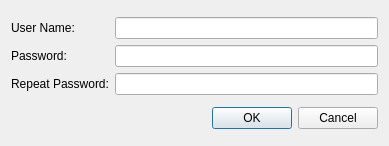
<?xml version="1.0" encoding="UTF-8"?>
<ui version="4.0">
 <class>AddUser</class>
 <widget class="QDialog" name="AddUser">
  <property name="geometry">
   <rect>
    <x>0</x>
    <y>0</y>
    <width>389</width>
    <height>146</height>
   </rect>
  </property>
  <property name="sizePolicy">
   <sizepolicy hsizetype="Fixed" vsizetype="Fixed">
    <horstretch>0</horstretch>
    <verstretch>0</verstretch>
   </sizepolicy>
  </property>
  <property name="windowTitle">
   <string>Add User</string>
  </property>
  <layout class="QVBoxLayout" name="verticalLayout">
   <item>
    <layout class="QGridLayout" name="gridLayout">
     <item row="1" column="0">
      <widget class="QLabel" name="label_2">
       <property name="text">
        <string>Password:</string>
       </property>
      </widget>
     </item>
     <item row="0" column="1">
      <widget class="QLineEdit" name="txtUserName"/>
     </item>
     <item row="0" column="0">
      <widget class="QLabel" name="label">
       <property name="text">
        <string>User Name:</string>
       </property>
      </widget>
     </item>
     <item row="2" column="0">
      <widget class="QLabel" name="label_3">
       <property name="text">
        <string>Repeat Password:</string>
       </property>
      </widget>
     </item>
     <item row="1" column="1">
      <widget class="QLineEdit" name="txtPassword">
       <property name="echoMode">
        <enum>QLineEdit::Password</enum>
       </property>
      </widget>
     </item>
     <item row="2" column="1">
      <widget class="QLineEdit" name="txtPasswordRepeat">
       <property name="echoMode">
        <enum>QLineEdit::Password</enum>
       </property>
      </widget>
     </item>
    </layout>
   </item>
   <item>
    <widget class="QDialogButtonBox" name="buttonBox">
     <property name="orientation">
      <enum>Qt::Horizontal</enum>
     </property>
     <property name="standardButtons">
      <set>QDialogButtonBox::Cancel|QDialogButtonBox::Ok</set>
     </property>
    </widget>
   </item>
  </layout>
 </widget>
 <resources/>
 <connections>
  <connection>
   <sender>buttonBox</sender>
   <signal>accepted()</signal>
   <receiver>AddUser</receiver>
   <slot>accept()</slot>
   <hints>
    <hint type="sourcelabel">
     <x>227</x>
     <y>124</y>
    </hint>
    <hint type="destinationlabel">
     <x>157</x>
     <y>145</y>
    </hint>
   </hints>
  </connection>
  <connection>
   <sender>buttonBox</sender>
   <signal>rejected()</signal>
   <receiver>AddUser</receiver>
   <slot>reject()</slot>
   <hints>
    <hint type="sourcelabel">
     <x>295</x>
     <y>130</y>
    </hint>
    <hint type="destinationlabel">
     <x>286</x>
     <y>145</y>
    </hint>
   </hints>
  </connection>
  <connection>
   <sender>txtUserName</sender>
   <signal>textChanged(QString)</signal>
   <receiver>AddUser</receiver>
   <slot>checkInputValidity()</slot>
   <hints>
    <hint type="sourcelabel">
     <x>221</x>
     <y>20</y>
    </hint>
    <hint type="destinationlabel">
     <x>387</x>
     <y>18</y>
    </hint>
   </hints>
  </connection>
  <connection>
   <sender>txtPassword</sender>
   <signal>textChanged(QString)</signal>
   <receiver>AddUser</receiver>
   <slot>checkInputValidity()</slot>
   <hints>
    <hint type="sourcelabel">
     <x>323</x>
     <y>55</y>
    </hint>
    <hint type="destinationlabel">
     <x>388</x>
     <y>54</y>
    </hint>
   </hints>
  </connection>
  <connection>
   <sender>txtPasswordRepeat</sender>
   <signal>textChanged(QString)</signal>
   <receiver>AddUser</receiver>
   <slot>checkInputValidity()</slot>
   <hints>
    <hint type="sourcelabel">
     <x>361</x>
     <y>87</y>
    </hint>
    <hint type="destinationlabel">
     <x>384</x>
     <y>90</y>
    </hint>
   </hints>
  </connection>
 </connections>
 <slots>
  <slot>checkInputValidity()</slot>
 </slots>
</ui>
